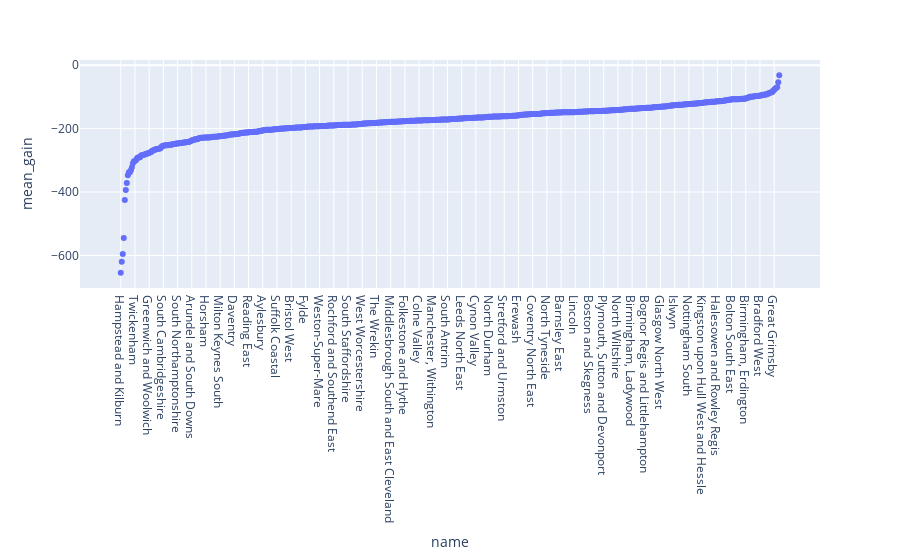

Notebook code for this chart:
### Code cell
import plotly.express as px

px.scatter(df.sort_values("mean_gain"), x="name", y="mean_gain")

### Figure 1 — Plotly figure (JSON) as saved in the notebook; plotly's stock layout.template omitted (floating-point values rounded to 4 significant figures; data arrays with more than 128 entries replaced by an {"elided": "..."} marker saying what was removed)
{"data": [{"hovertemplate": "name=%{x}<br>mean_gain=%{y}<extra></extra>", "legendgroup": "", "marker": {"color": "#636efa", "symbol": "circle"}, "mode": "markers", "name": "", "orientation": "v", "showlegend": false, "type": "scatter", "x": {"elided": "650 str values"}, "xaxis": "x", "y": {"elided": "650 float values"}, "yaxis": "y"}], "layout": {"legend": {"tracegroupgap": 0}, "margin": {"t": 60}, "xaxis": {"anchor": "y", "domain": [0, 1], "title": {"text": "name"}}, "yaxis": {"anchor": "x", "domain": [0, 1], "title": {"text": "mean_gain"}}}}
